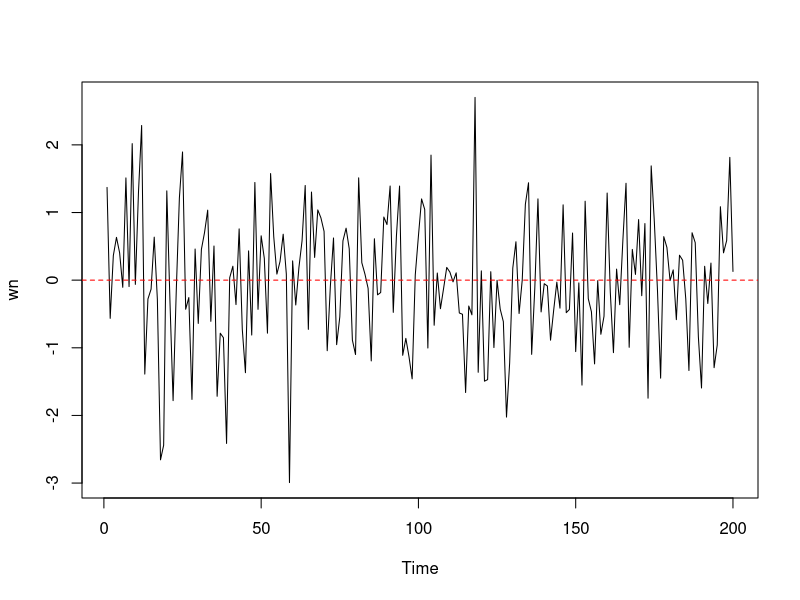
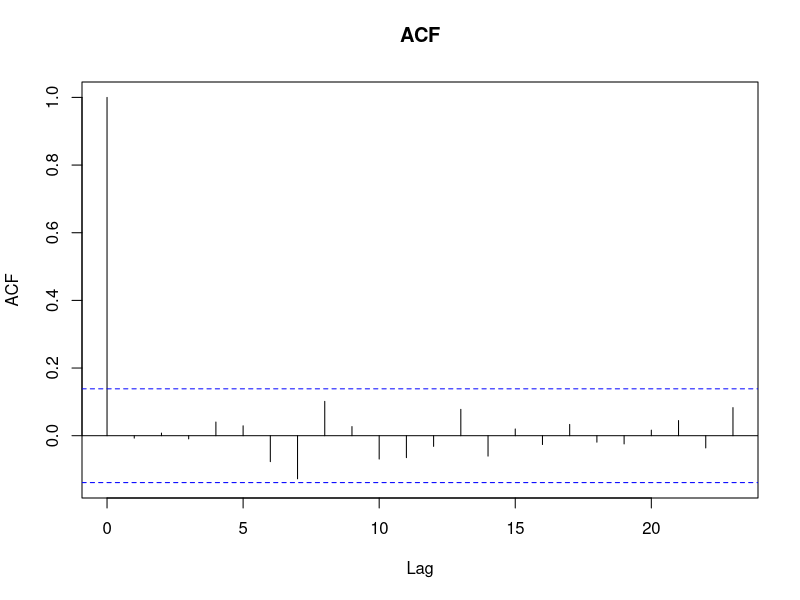
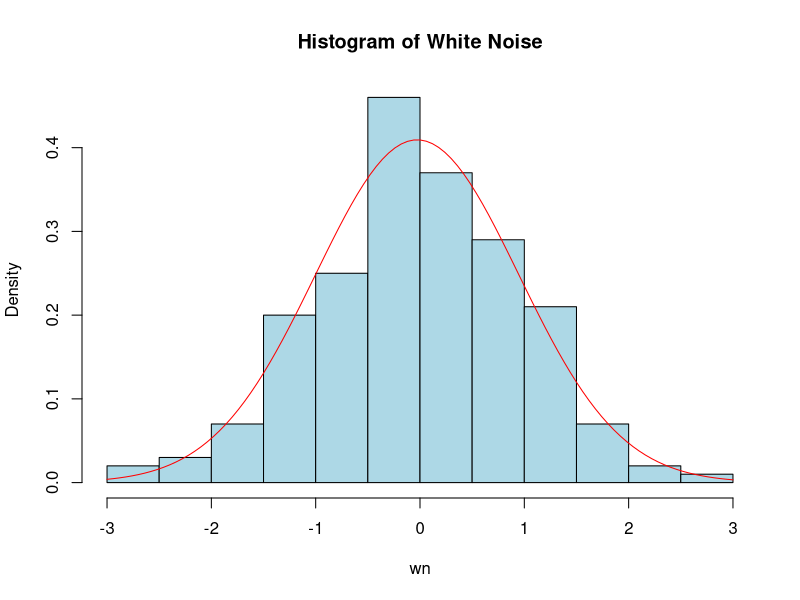

Source code (R) for these figures, in order:
set.seed(42)

wn <- rnorm(200, mean = 0, sd = 1)

ts.plot(wn, xlab = "Time")

abline(h = 0, col = "red", lty = 2)

acf(wn, main = "ACF")

hist(wn, breaks = 20, main = "Histogram of White Noise", col = "lightblue", probability = TRUE)
curve(dnorm(x, mean = mean(wn), sd = sd(wn)), add = TRUE, col = "red")
